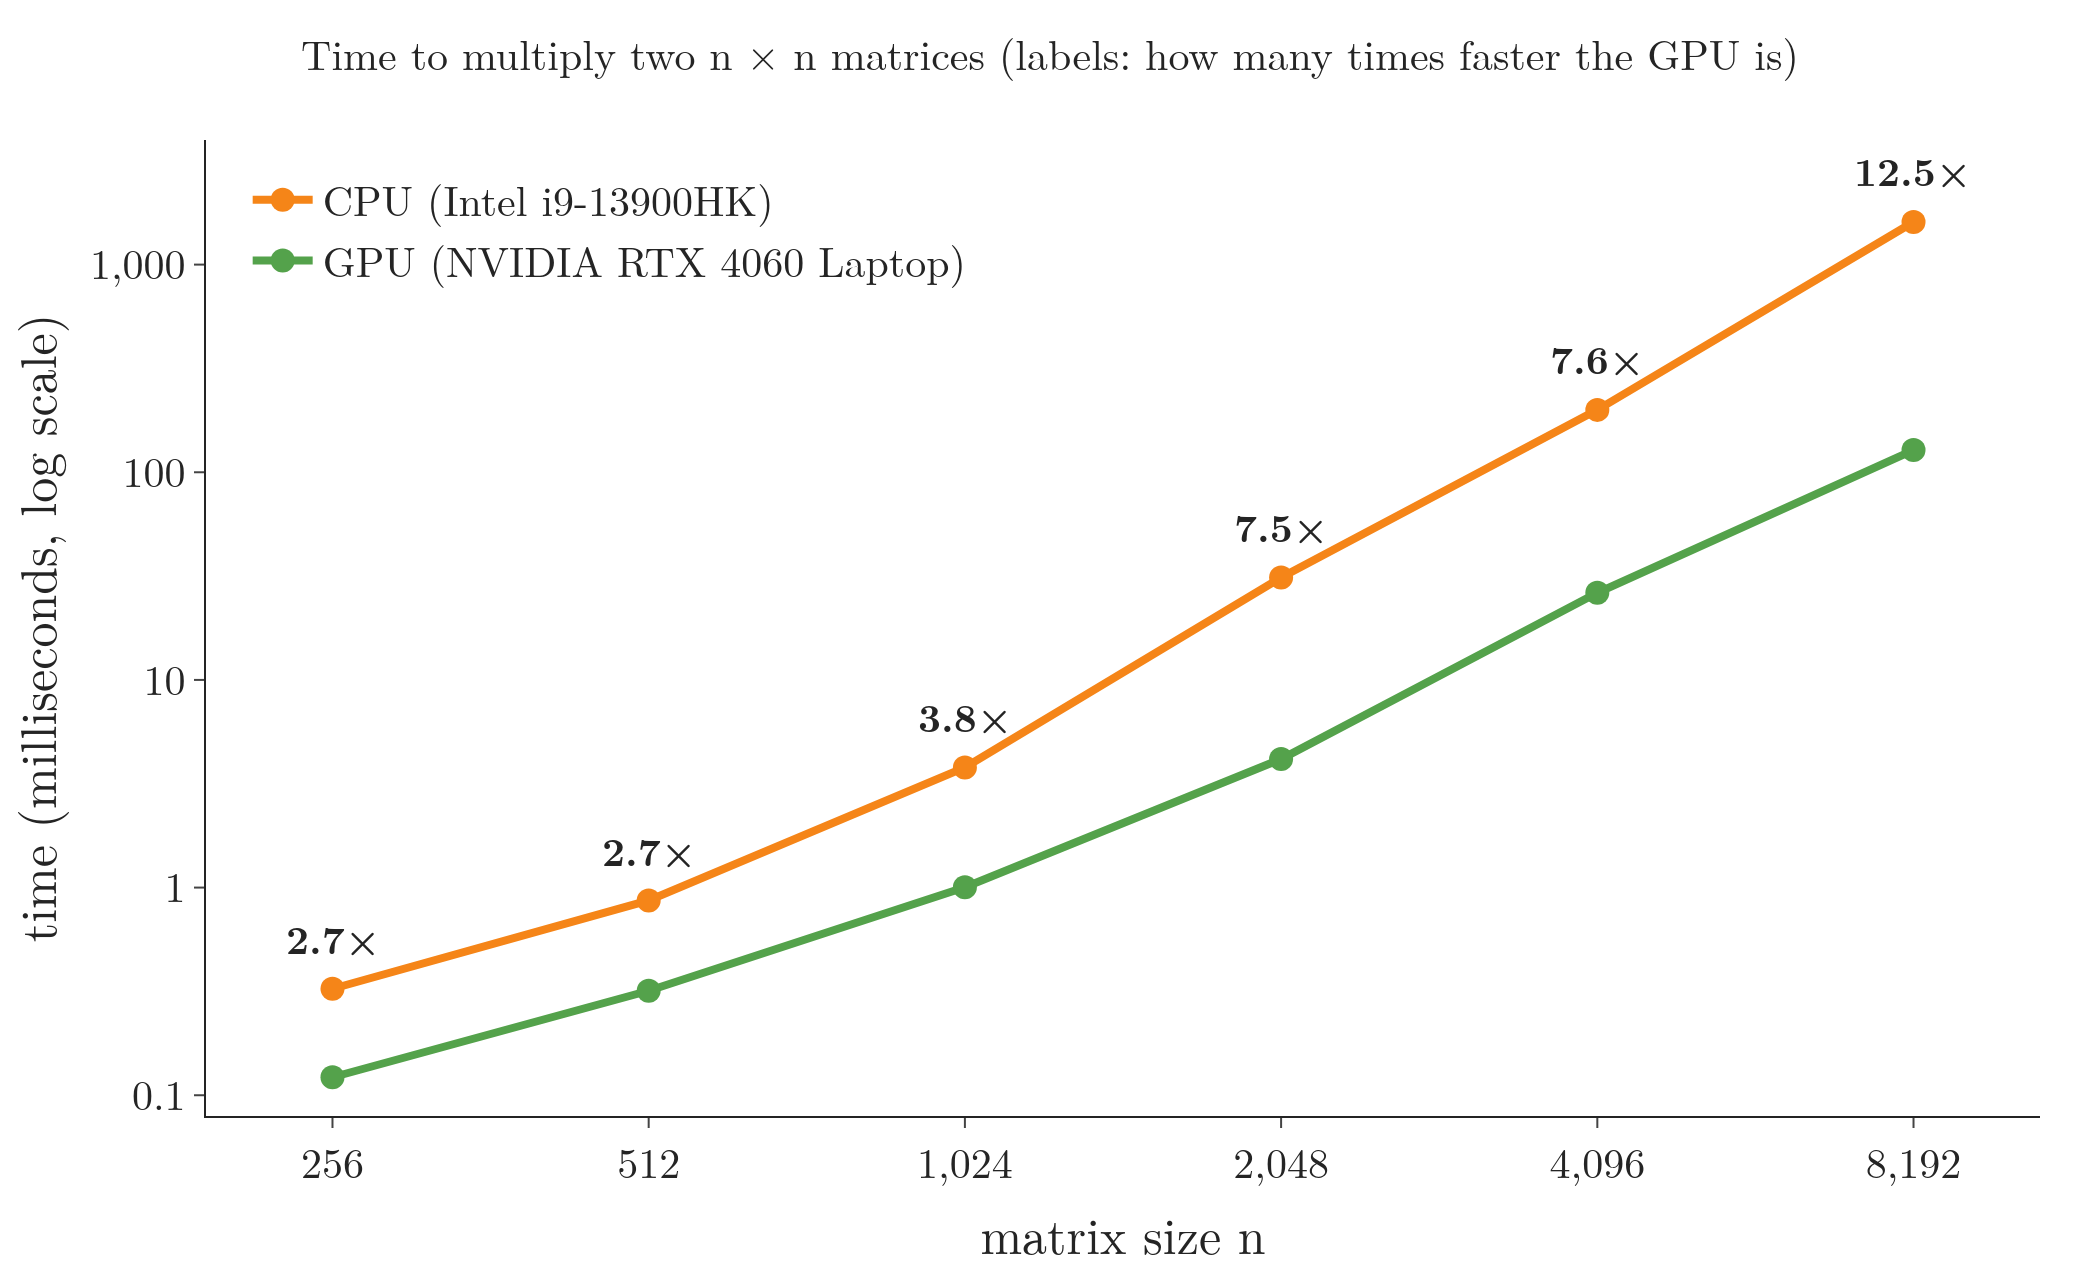

Generate this figure with Python:
"""CPU vs GPU on matrix multiplication, from data/cpu_vs_gpu.json (made by experiments/cpu_vs_gpu.py on one laptop:
Intel Core i9-13900HK CPU, NVIDIA RTX 4060 Laptop GPU). Plotly."""
import json
from pathlib import Path

import plotly.graph_objects as go

HERE = Path(__file__).parent
R = json.load(open(HERE.parent / "data" / "cpu_vs_gpu.json"))
N = sorted(int(n) for n in R["CPU"]["seconds"])
cpu = [1000 * R["CPU"]["seconds"][str(n)] for n in N]
gpu = [1000 * R["GPU"]["seconds"][str(n)] for n in N]
speed = [c / g for c, g in zip(cpu, gpu)]
assert speed[-1] > 10 and speed[-1] > 3 * speed[0], speed

import math  # noqa: E402

fig = go.Figure()
X = list(range(len(N)))                                 # one evenly spaced position per size (each doubles)
fig.add_scatter(x=X, y=cpu, mode="lines+markers", name="CPU (Intel i9-13900HK)", line=dict(color="#F58518", width=4),
                marker=dict(size=12))
fig.add_scatter(x=X, y=gpu, mode="lines+markers", name="GPU (NVIDIA RTX 4060 Laptop)",
                line=dict(color="#54A24B", width=4), marker=dict(size=12))
for i, c, sp in zip(X, cpu, speed):
    fig.add_annotation(x=i, y=math.log10(c), text=f"<b>{sp:.1f}×</b>", showarrow=False, yshift=26, font=dict(size=20))
fig.update_layout(template="simple_white", width=1050, height=640, font=dict(family="Latin Modern Roman", size=21),
                  title=dict(text="Time to multiply two n × n matrices (labels: how many times faster the GPU is)",
                             x=0.5, font=dict(size=21)),
                  xaxis=dict(title="matrix size n", tickvals=X, ticktext=[f"{n:,}" for n in N], range=[-0.4, len(N) - 0.6]),
                  yaxis=dict(type="log", title="time (milliseconds, log scale)", tickvals=[0.1, 1, 10, 100, 1000],
                             ticktext=["0.1", "1", "10", "100", "1,000"], range=[-1.1, 3.6]),
                  legend=dict(x=0.02, y=0.98), margin=dict(l=90, r=30, t=70, b=80))
fig.write_image(HERE / "cpu_vs_gpu.png", scale=2)
print([round(v, 1) for v in speed])
